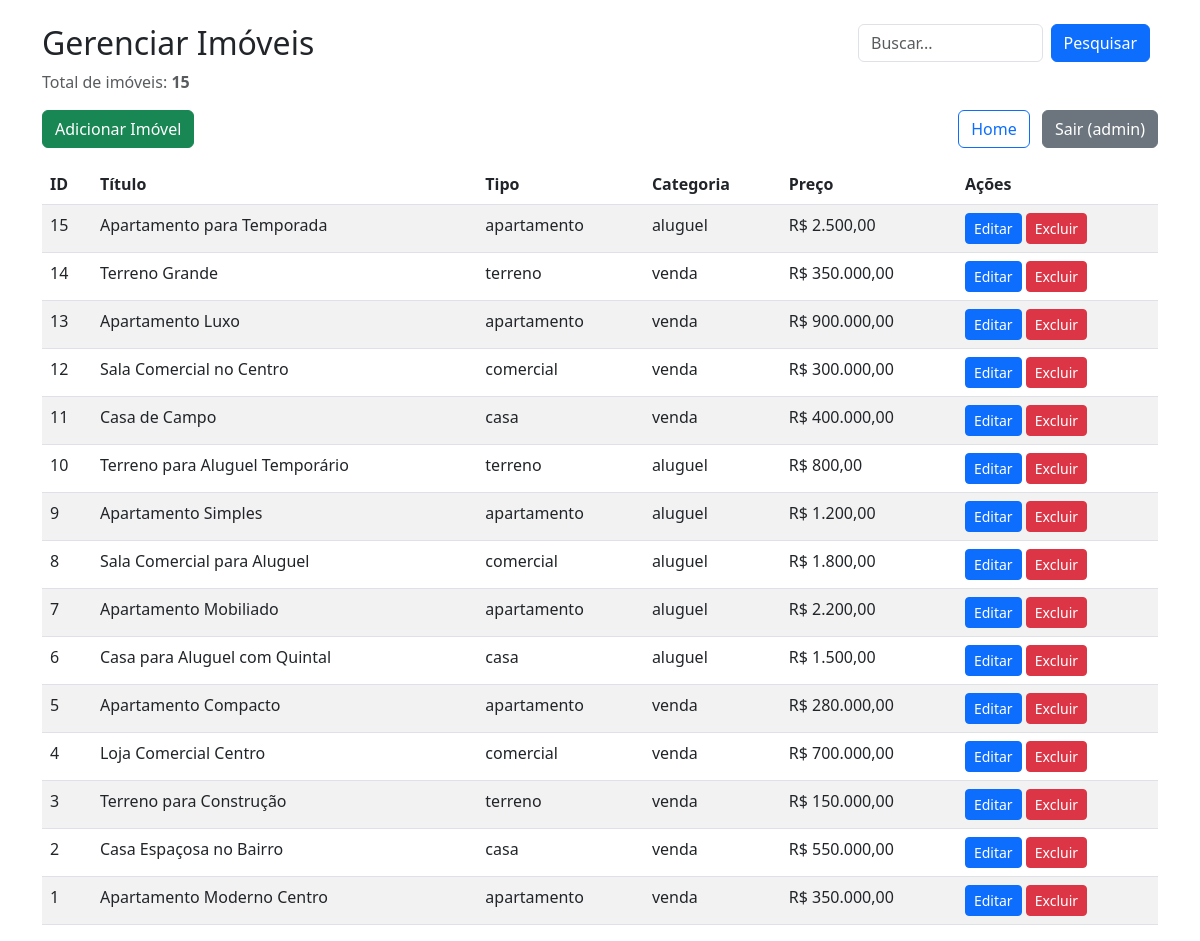
/admin/imoveis.php (signed in), run on the app's committed database.
### tables this page shows
CREATE TABLE `imoveis` (
  `id` int(11) NOT NULL,
  `titulo` varchar(255) NOT NULL,
  `descricao` text NOT NULL,
  `tipo` enum('casa','apartamento','terreno','comercial') NOT NULL,
  `endereco` varchar(255) NOT NULL,
  `latitude` decimal(10,8) NOT NULL,
  `longitude` decimal(11,8) NOT NULL,
  `preco` decimal(12,2) NOT NULL,
  `categoria` enum('venda','aluguel') NOT NULL,
  `imagem` varchar(255) DEFAULT NULL,
  `destaque` tinyint(1) DEFAULT 0,
  `created_at` timestamp NOT NULL DEFAULT current_timestamp()
);

### admin/imoveis.php (the view, shortened to what this page needs)
<?php
require_once '../includes/db.php';
$termo = '';
if (!empty($_GET['pesquisa'])) {
    $termo = trim($_GET['pesquisa']);
    $stmt = $pdo->prepare("SELECT * FROM imoveis WHERE titulo LIKE :termo OR tipo LIKE :termo OR categoria LIKE :termo ORDER BY id DESC");
    $stmt->execute([':termo' => "%$termo%"]);
} else {
    $stmt = $pdo->query("SELECT * FROM imoveis ORDER BY id DESC");
}
$imoveis = $stmt->fetchAll(PDO::FETCH_ASSOC);
?>
<!DOCTYPE html>
<html>
<head>
    <link href="https://cdn.jsdelivr.net/npm/bootstrap@5.3.0/dist/css/bootstrap.min.css" rel="stylesheet">
</head>
<body>
<div class="container mt-4">
    <div class="d-flex justify-content-between align-items-center mb-2">
        <h2 class="mb-0">Gerenciar Imóveis</h2>
        <form class="d-flex search-bar" method="get" action="">
            <input type="text" name="pesquisa" class="form-control me-2" placeholder="Buscar..." value="<?= htmlspecialchars($termo) ?>">
            <button type="submit" class="btn btn-primary me-2">Pesquisar</button>
        </form>
    </div>
    <p class="text-muted">
        Total de imóveis: <strong><?= count($imoveis) ?></strong>
    </p>
    <div class="d-flex justify-content-between mb-3">
        <a href="adicionar.php" class="btn btn-success">Adicionar Imóvel</a>
        <div>
            <a href="../home.php" target="_blank" class="btn btn-outline-primary me-2">Home</a>
            <a href="logout.php" class="btn btn-secondary">Sair (<?= htmlspecialchars($_SESSION['username']) ?>)</a>
        </div>
    </div>
    <table class="table table-striped">
        <thead>
        <tr>
            <th>ID</th>
            <th>Título</th>
            <th>Tipo</th>
            <th>Categoria</th>
            <th>Preço</th>
            <th>Ações</th>
        </tr>
        </thead>
        <tbody>
        <?php if (count($imoveis) > 0): ?>
            <?php foreach ($imoveis as $imovel): ?>
                <tr>
                    <td><?= $imovel['id'] ?></td>
                    <td><?= htmlspecialchars($imovel['titulo']) ?></td>
                    <td><?= htmlspecialchars($imovel['tipo']) ?></td>
                    <td><?= htmlspecialchars($imovel['categoria']) ?></td>
                    <td>R$ <?= number_format($imovel['preco'], 2, ',', '.') ?></td>
                    <td>
                        <a href="editar.php?id=<?= $imovel['id'] ?>" class="btn btn-sm btn-primary">Editar</a>
                        <a href="excluir.php?id=<?= $imovel['id'] ?>" class="btn btn-sm btn-danger" onclick="return confirm('Tem certeza?')">Excluir</a>
                    </td>
                </tr>
            <?php endforeach; ?>
        <?php else: ?>
            <tr><td colspan="6" class="text-center text-muted">Nenhum imóvel encontrado.</td></tr>
        <?php endif; ?>
        </tbody>
    </table>
</div>
</body>
</html>

### admin/imoveis.php (style rules this page uses)
.search-bar { width: 300px; }

### data on the page
imoveis: id "15", titulo "Apartamento para Temporada", tipo "apartamento", categoria "aluguel", preco "2.500,00"
imoveis: id "14", titulo "Terreno Grande", tipo "terreno", categoria "venda", preco "350.000,00"
imoveis: id "13", titulo "Apartamento Luxo", tipo "apartamento", categoria "venda", preco "900.000,00"
imoveis: id "12", titulo "Sala Comercial no Centro", tipo "comercial", categoria "venda", preco "300.000,00"
imoveis: id "11", titulo "Casa de Campo", tipo "casa", categoria "venda", preco "400.000,00"
imoveis: id "10", titulo "Terreno para Aluguel Temporário", tipo "terreno", categoria "aluguel", preco "800,00"
imoveis: id "9", titulo "Apartamento Simples", tipo "apartamento", categoria "aluguel", preco "1.200,00"
imoveis: id "8", titulo "Sala Comercial para Aluguel", tipo "comercial", categoria "aluguel", preco "1.800,00"
imoveis: id "7", titulo "Apartamento Mobiliado", tipo "apartamento", categoria "aluguel", preco "2.200,00"
imoveis: id "6", titulo "Casa para Aluguel com Quintal", tipo "casa", categoria "aluguel", preco "1.500,00"
imoveis: id "5", titulo "Apartamento Compacto", tipo "apartamento", categoria "venda", preco "280.000,00"
imoveis: id "4", titulo "Loja Comercial Centro", tipo "comercial", categoria "venda", preco "700.000,00"
imoveis: id "3", titulo "Terreno para Construção", tipo "terreno", categoria "venda", preco "150.000,00"
imoveis: id "2", titulo "Casa Espaçosa no Bairro", tipo "casa", categoria "venda", preco "550.000,00"
imoveis: id "1", titulo "Apartamento Moderno Centro", tipo "apartamento", categoria "venda", preco "350.000,00"

### other printed values
count($imoveis) "15"
$_SESSION['username'] "admin"
